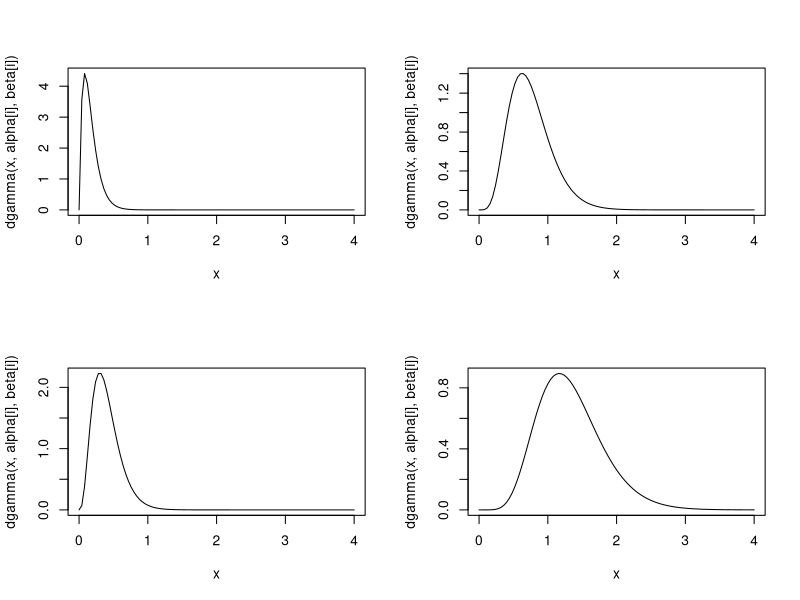
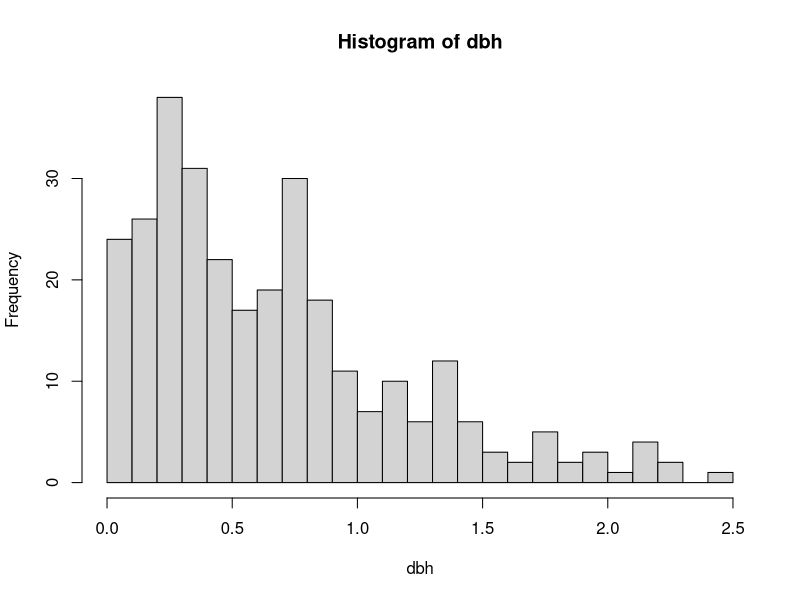
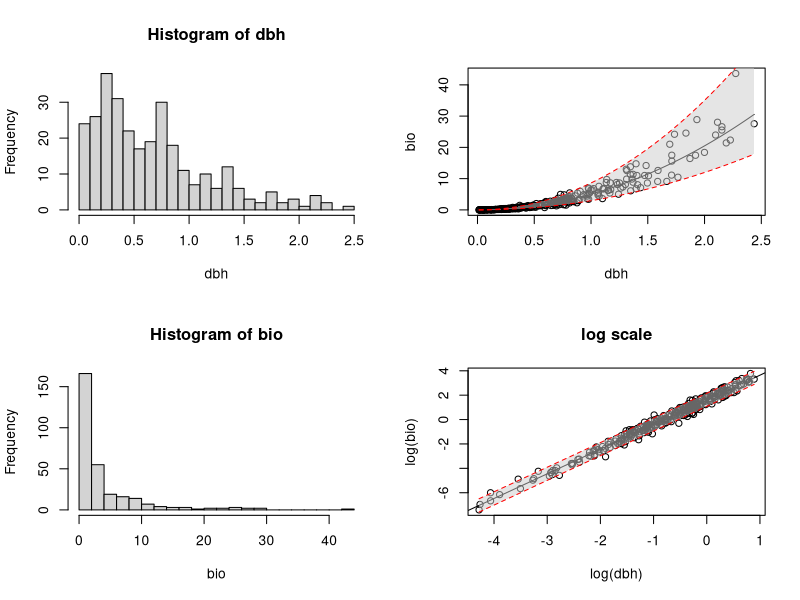
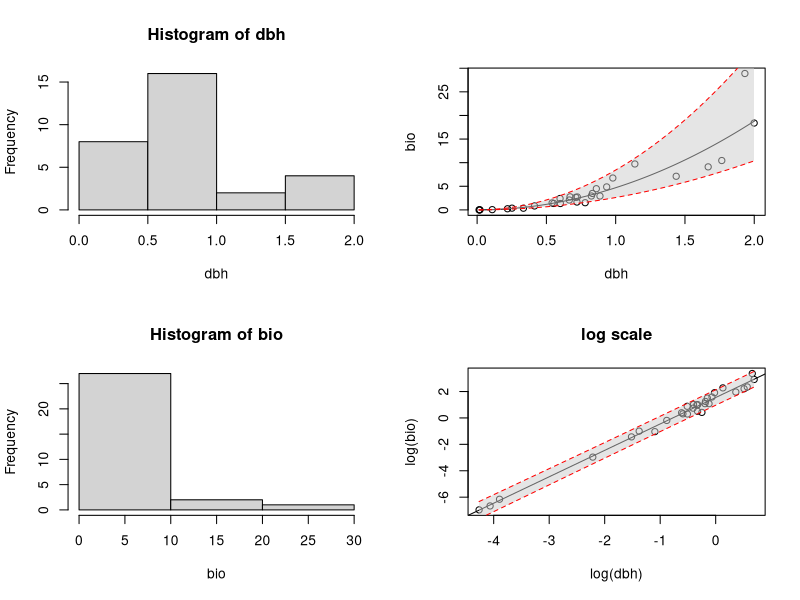
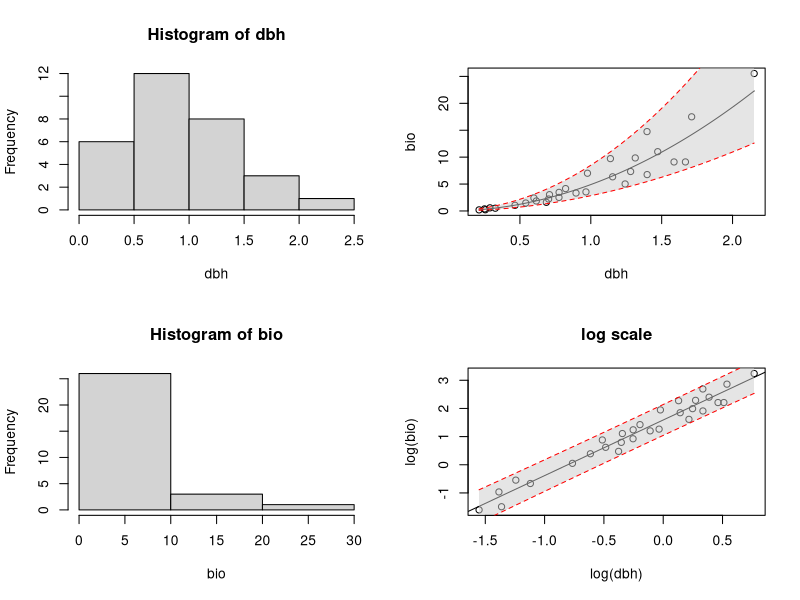
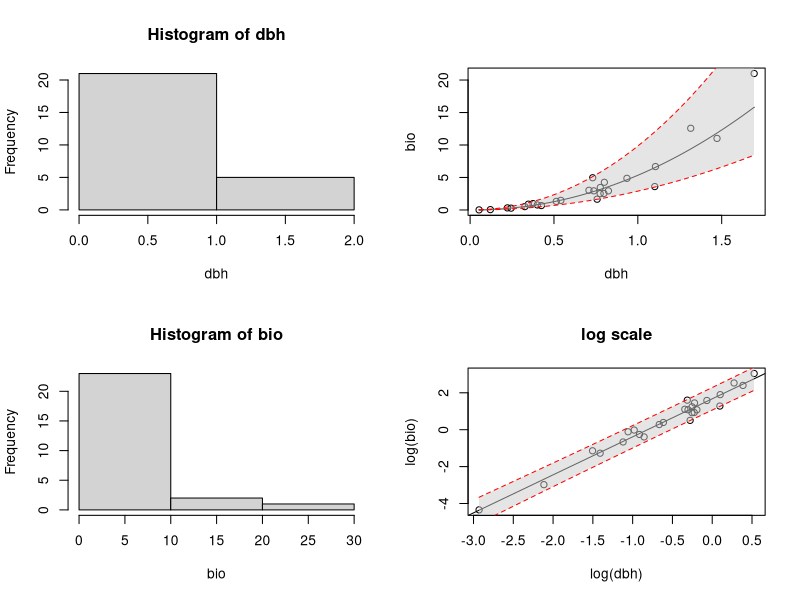
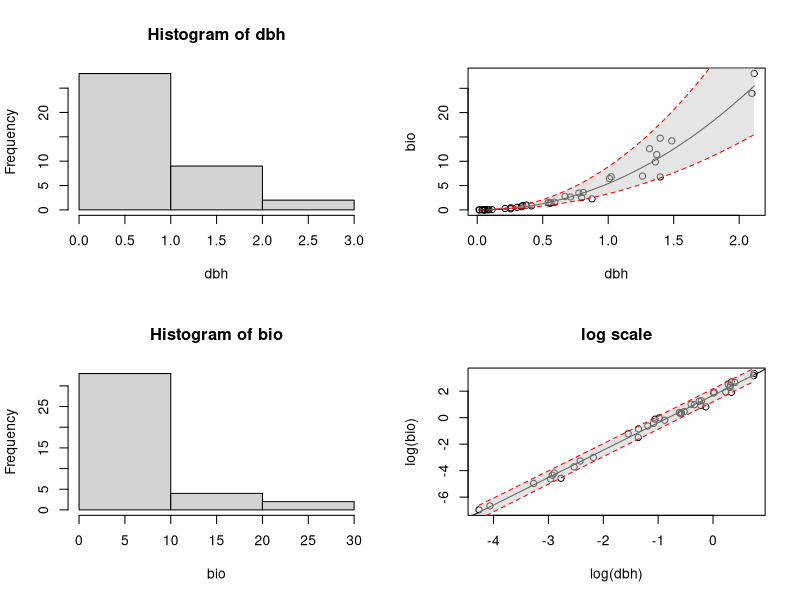
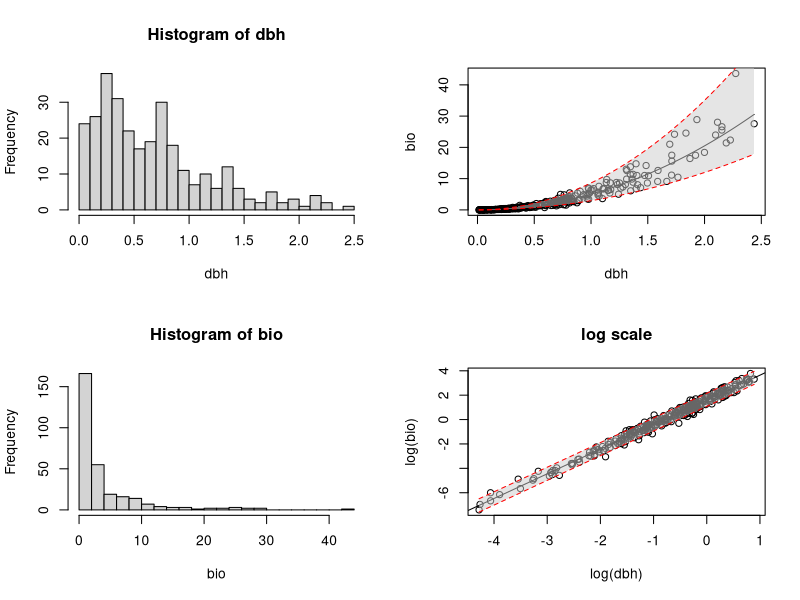

R code for these plots, in order: (Note: a time limit stopped this script after it produced the figures.)
##
## Sequential PPS sampling design simulation
##

##
## libraries and functions
##

make.gamma.mixture <- function(N, alpha, beta){
	# makes a mixture of gamma distributions given alpha and beta vectors
	n <- length(alpha)
	samp <- sample(1:n, N, replace = TRUE)    
	dbh <- sort(rgamma(N, alpha[samp], beta[samp]))
}

make.sim.biomass <- function(dbh, b0, b1, s2){
	# make a power law distribution function with exponential random normal error and restricts values less than 0
	N <- length(dbh)
	bio <- b0 * dbh ^ b1 * exp(rnorm(N, 0, s2))
	bio[bio < 0] <- min(bio)
	if(length(bio[bio < 0]) == 0){
		return(bio)
	} else{
		return(bio)
		"some values of biomass were less than 0 so were set to min(bio)"
	}
}

make.model.plot <- function(dbh, bio, file = 'pathname'){ # plot model fits and save to file using file = 'pathname'
	if(file != 'pathname'){
		pdf(file = "fullModel")
	}
	N <- length(dbh)
	layout(matrix(1:4, nrow = 2))
	hist(dbh, breaks = floor(N / 10))
	hist(bio, breaks = floor(N / 10))
	# model
	model <- lm(log(bio) ~ log(dbh))
	newdbh <- seq(min(dbh), max(dbh), length.out = N)
	preds <- predict(model, newdata = data.frame(dbh = newdbh), interval = "predict")
	
	plot(bio ~ dbh)
	curve(exp(model$coeff[1]) * x^model$coeff[2], add = TRUE)
	polygon(c(rev(newdbh), newdbh), c(rev(exp(preds[, 3])), exp(preds[, 2])), col = adjustcolor('grey80', alpha.f=0.5), border = NA)
	lines(newdbh, exp(preds[ ,3]), lty = 'dashed', col = 'red')
	lines(newdbh, exp(preds[ ,2]), lty = 'dashed', col = 'red')

	plot(log(bio) ~ log(dbh), main = 'log scale')
	abline(model)
	polygon(c(rev(log(newdbh)), log(newdbh)), c(rev(preds[, 3]), preds[, 2]), col = adjustcolor('grey80', alpha.f=0.5), border = NA)
	lines(log(newdbh), preds[ ,3], lty = 'dashed', col = 'red')
	lines(log(newdbh), preds[ ,2], lty = 'dashed', col = 'red')
	if(file != 'pathname'){
		dev.off()
	}
}

make.pi <- function(N){
	if(floor(N) < N){
		"N must be an integer"
	} else if(N < 2){
		"N must be greater than 2"
	} else if(N == 2){
		bias <- c(1 / 4, 0)
	} else {
		bias <- vector(length = N)
		for(j in 1:(N-1)){
		bias[j] <- (1 / (N * (N - 1)) * (sum(1:(N-1) * 1:(N-1) / (2:N))) + 1 /2 - (N - 1) / N) * (N - j)
		}
		bias[N] <- 0
		return(bias + 1:N / N)
	}
}

make.samp <- function(dbh, bio, n, method = 'srs'){
  N <- length(dbh)
  if(method == 'srs'){
		p <- n * rep(1 / N, N)
		samp <- sample(1:N, n, prob = p)
	}
	if(method == 'pps'){
		p <- n * dbh / sum(dbh)
		samp <- sample(1:N, n, prob = p)
	}
	if(method == 'ecdf'){
	  p <- 2 * n / N * ecdf(dbh)(dbh)
	  samp <- which(rbinom(1:N, 1, p) == 1)
	}
	if(method == 'design'){
	  p <- vector(length = N)
	  idx <- sample(1:N)
		for(k in 1:N){
      x <- dbh[idx[1:k]]
      fn <- ecdf(x)
      p[k] <- fn(x)[k]
	  }
	  p <- p * 2 * n / N # potential sample size adjustment
	  samp <- which((rbinom(N, 1, p) == 1))
	  p <- make.pi(N)
	}  
	prob <- p[samp]
	dbh.samp <- dbh[samp]
	dbh.mn <- 1 / N * sum(dbh.samp / prob)
	bio.samp <- bio[samp]
  bio.mn <- 1 / N * sum(bio.samp / prob)	
	list(dbh = dbh.samp, dbh.mn = dbh.mn, bio = bio.samp, bio.mn = bio.mn, p = p, samp = samp)
}

make.bias.est <- function(iter, dbh, bio, n, method = 'srs'){ # estimate bias in regression coefficients from sampling design
	out <- make.samp(dbh, bio, n, method)
	model <- lm(log(bio) ~ log(dbh), data = data.frame(dbh = out$dbh, bio = out$bio))
	model.wt <- lm(log(bio) ~ log(dbh), weights = out$p[out$samp], data = data.frame(dbh = out$dbh, bio = out$bio))
	newdata <- data.frame(dbh = dbh[ - out$samp])
	preds <- predict(model, newdata = newdata)
	preds.wt <- predict(model.wt, newdata = newdata)
	pred.mse <- mean((exp(preds) - bio[ - out$samp])^2)
	pred.wt.mse <- mean((exp(preds.wt) - bio[ - out$samp])^2)
	#c(summary(model)$coef[, 1], summary(model)$coef[, 2], summary(model.wt)$coef[, 1], summary(model.wt)$coef[, 2], pred.mse, pred.wt.mse)
  bias <- c(summary(model)$coef[, 1], summary(model)$coef[, 2], summary(model.wt)$coef[, 1], summary(model.wt)$coef[, 2], pred.mse, pred.wt.mse)
	names(bias) <- c('EST intercept OLS', 'EST slope OLS', 'SE intercept OLS', 'SE slope OLS', 'EST intercept WLS', 'EST slope WLS', 'SE intercept WLS', 'SE slope WLS', 'MSPE OLS', 'MSPE WLS')
	return(bias)
}

##
## Simulate dbh
##

N <- 300 # finite population size
n <- 30 # expected sample size

##
## Start with a population that is a mixture of Gamma Distributions
##

alpha <- c(2, 4, 6, 8) # gamma mixture parameter
beta <- c(12, 10, 8, 6) # gamma mixture parameter

dbh <- make.gamma.mixture(N, alpha, beta)

##
## Plot DBH
##

layout(matrix(1:4, 2, 2))
for(i in 1:4){ # plot the four distibutions to mix
	curve(dgamma(x, alpha[i], beta[i]), from = 0, to = 4)
}

par(mfrow = c(1, 1))
#pdf(file = 'dbh1.pdf')
hist(dbh, breaks = 20)
#dev.off()

## 
## True mean and variance for DBH
##

dbh.mn <- mean(dbh)
dbh.var <- var(dbh)

##
## Simulate Biomass
##

b0 <- 5
b1 <- 2
s2 <- 1/4

bio <- make.sim.biomass(dbh, b0, b1, s2)
bio.mn <- mean(bio)
bio.var <- var(bio)

##
## Plot Data
##

#make.model.plot(dbh, bio, file = "fullModel.pdf")
make.model.plot(dbh, bio)

##
## SRS sampling
##

out.srs <- make.samp(dbh, bio, n, method = 'srs')
dbh.mn - out.srs$dbh.mn
bio.mn - out.srs$bio.mn

##
## Plot relationship for SRS sample
##

make.model.plot(out.srs$dbh, out.srs$bio)

##
## Estimate Bias from SRS sampling
##

bias.srs <- sapply(1:1000, make.bias.est, dbh = dbh, bio = bio, n = n, method = 'srs')
idx.mn <- c(1:2, 5:6)
idx.var <- c(3:4, 7:8)
idx.mspe <- 9:10
apply(bias.srs[idx.mn,], 1, mean) - rep(c(log(b0), b1), 2) # seems to be unbiasedly estimating the regression parameters
## variance of the means - mean of the variances
apply(bias.srs[idx.mn, ], 1, var) - apply(bias.srs[idx.var, ], 1, mean) # variance of estimator vs estimated variance for regression parameters seems to be unbiased
# mean MSPE
apply(bias.srs[idx.mspe, ], 1, mean) 

##
## True PPS sampling design
##

#out.pps <- make.pps.samp(dbh, bio, n)
out.pps <- make.samp(dbh, bio, n, method = 'pps')
dbh.mn - out.pps$dbh.mn
bio.mn - out.pps$bio.mn

##
## Plot relationship for PPS sample
##

make.model.plot(out.pps$dbh, out.pps$bio)

##
## Estimate Bias from pps sampling
##

bias.pps <- sapply(1:1000, make.bias.est, dbh = dbh, bio = bio, n = n, method = 'pps')
apply(bias.pps[idx.mn,], 1, mean) - rep(c(log(b0), b1), 2) # seems to be unbiasedly estimating the regression parameters
## variance of the means - mean of the variances
apply(bias.pps[idx.mn, ], 1, var) - apply(bias.pps[idx.var, ], 1, mean) # variance of estimator vs estimated variance for regression parameters seems to be unbiased
# mean MSPE
apply(bias.pps[idx.mspe, ], 1, mean) 

##
## ecdf sampling design
##

#out.ecdf <- make.ecdf.samp(dbh, bio, n)
out.ecdf <- make.samp(dbh, bio, n, method = "ecdf")
dbh.mn - out.ecdf$dbh.mn
bio.mn - out.ecdf$bio.mn

##
## Plot relationship for ecdf sample
##

make.model.plot(out.ecdf$dbh, out.ecdf$bio)

##
## Estimate Bias from ecdf sampling
##

bias.ecdf <- sapply(1:1000, make.bias.est, dbh = dbh, bio = bio, n = n, method = 'ecdf')
apply(bias.ecdf[idx.mn,], 1, mean) - rep(c(log(b0), b1), 2) # seems to be unbiasedly estimating the regression parameters
## variance of the means - mean of the variances
apply(bias.ecdf[idx.mn, ], 1, var) - apply(bias.ecdf[idx.var, ], 1, mean) # variance of estimator vs estimated variance for regression parameters seems to be unbiased
# mean MSPE
apply(bias.ecdf[idx.mspe, ], 1, mean) # seems to be similar to pps (at least for this particular finite population)

##
## Sequential ecdf design
##

##
## Sample the first element (x1) with probability 1
## Sample the second element (x2) with probability 1 if x2 > x1
##                                                 1/2 if x2 <= x1  
##
## Sample the third element (x3) with probability 1 if x3 > x1 & x2
##                                                2/3 if x3 > x1 & x3 < x2 
##                                                2/3 if x3 > x2 & x3 < x1
##                                                1/3 if x3 < x1 & x2
##
## And so on
##

##
## Testing the behavior of the probability of being sampled pi_i for one population
##

#out.design <- make.design.samp(dbh, bio, n)
out.design <- make.samp(dbh, bio, n, method = "design")
make.model.plot(out.design$dbh, out.design$bio)
make.model.plot(dbh, bio)

bias.design <- sapply(1:1000, make.bias.est, dbh = dbh, bio = bio, n = n, method = 'design')
apply(bias.design[idx.mn,], 1, mean) - rep(c(log(b0), b1), 2) # seems to be unbiasedly estimating the regression parameters
## variance of the means - mean of the variances
apply(bias.design[idx.mn, ], 1, var) - apply(bias.design[idx.var, ], 1, mean) # variance of estimator vs estimated variance for regression parameters seems to be unbiased
# mean MSPE
apply(bias.design[idx.mspe, ], 1, mean) # seems to be similar to pps (at least for this particular finite population)

apply(bias.srs[idx.mspe, ], 1, mean)
apply(bias.pps[idx.mspe, ], 1, mean)
apply(bias.ecdf[idx.mspe, ], 1, mean)
apply(bias.design[idx.mspe, ], 1, mean)



##
## Older code
##

#make.pps.samp <- function(dbh, bio, n){ # sample dbh and bio using pps on dbh
#	N <- length(dbh)
#	p <- dbh / sum(dbh)
#	samp <- sample(1:N, n, prob = p)
#	prob <- p[samp]
	#dbh.pps.mn <- 1 / N * sum(1 / n * dbh[samp] / p[samp])
#	dbh.pps <- dbh[samp]
#	dbh.mn <- 1 / N * sum(dbh.pps / (n * prob))
#	dbh.mn
	#delta.kl <- 1 - 
	#dbh.pps.var <- 
	#bio.pps.mn <- 1 / N * sum(1 / n * bio[samp] / p[samp])	
#	bio.pps <- bio[samp]
#	bio.mn <- 1 / N * sum(bio.pps / (n * prob))
	#bio.pps.var <- 
#	list(dbh = dbh.pps, dbh.mn = dbh.mn, bio = bio.pps, bio.mn = bio.mn, p = p, samp = samp)
	#list(dbh.pps = dbh, dbh.mn = dbh.mn, dbh.var = dbh.var, bio = bio, bio.mn = bio.mn, bio.var = bio.var)
#}

# add MSPE for total biomass
#make.bias.pps.est <- function(iter, dbh, bio, n){ # estimate bias in regression coefficients from pps sampling
#	out <- make.pps.samp(dbh, bio, n)
#	model <- lm(log(bio) ~ log(dbh), data = out)
#	model.wt <- lm(log(bio) ~ log(dbh), weights = out$p[out$samp], data = out)
#	newdata <- data.frame(dbh = dbh[ - out$samp])
#	preds <- predict(model, newdata = newdata)
#	preds.wt <- predict(model.wt, newdata = newdata)
#	pred.mse <- mean((exp(preds) - bio[ - out$samp])^2)
#	pred.wt.mse <- mean((exp(preds.wt) - bio[ - out$samp])^2)
#	#list(coef = model$coef, coef.wt = model.wt$coef, pred.mse = pred.mse, pred.wt.mse = pred.wt.mse)
#	c(summary(model)$coef[, 1], summary(model)$coef[, 2], summary(model.wt)$coef[, 1], summary(model.wt)$coef[, 2], pred.mse, pred.wt.mse)
#}


#make.ecdf.samp <- function(dbh, bio, n){ # sample dbh and bio using pps on dbh
#	N <- length(dbh)
#	p <- 2 * n / N * ecdf(dbh)(dbh)
#	samples <- rbinom(1:N, 1, p)
#	samp <- which(samples == 1)
#	prob <- p[samp]
#	dbh.ecdf <- dbh[samp]
#	dbh.mn <- 1 / N * sum(dbh.ecdf / prob)
	#delta.kl <- 1 - 
	#dbh.pps.var <- 
	#bio.pps.mn <- 1 / N * sum(1 / n * bio[samp] / p[samp])	
#	bio.ecdf <- bio[samp]
#	bio.mn <- 1 / N * sum(bio.ecdf / prob)
	#bio.pps.var <- 
#	list(dbh = dbh.ecdf, dbh.mn = dbh.mn, bio = bio.ecdf, bio.mn = bio.mn, p = p, samp = samp)
#}

# add MSPE for total biomass
#make.bias.ecdf.est <- function(iter, dbh, bio, n){ # estimate bias in regression coefficients from pps sampling
#	out <- make.pps.samp(dbh, bio, n)
#	model <- lm(log(bio) ~ log(dbh), data = out)
#	model.wt <- lm(log(bio) ~ log(dbh), weights = out$p[out$samp], data = out)
#	newdata <- data.frame(dbh = dbh[ - out$samp])
#	preds <- predict(model, newdata = newdata)
#	preds.wt <- predict(model.wt, newdata = newdata)
#	pred.mse <- mean((exp(preds) - bio[ - out$samp])^2)
#	pred.wt.mse <- mean((exp(preds.wt) - bio[ - out$samp])^2)
	#list(coef = model$coef, coef.wt = model.wt$coef, pred.mse = pred.mse, pred.wt.mse = pred.wt.mse)
	#list(coef = model$coef, coef.wt = model.wt$coef)
#	c(summary(model)$coef[, 1], summary(model)$coef[, 2], summary(model.wt)$coef[, 1], summary(model.wt)$coef[, 2], pred.mse, pred.wt.mse)
#}

#make.design.samp <- function(dbh, bio, n){ # sample according to the proposed design
#	N <- length(dbh)
#	p <- vector(length = N)
#	for(k in 1:N){
#		x <- dbh[1:k]
#		fn <- ecdf(x)
#		p[k] <- fn(x)[k]
#	}
#	p <- p * 2 * n / N # potential sample size adjustment
#	samp <- which(rbinom(N, 1, p) == 1)
#	pi <- (make.pi(N) + 1:N/N)#[samples == 1]
#	pi.samp <- pi[samp]
#	dbh.design <- dbh[samp]
#	dbh.mn <- 1 / N * sum(dbh.design / pi.samp)
#	bio.design <- bio[samp]
#	bio.mn <- 1 / N * sum(bio.design / pi.samp)
#	list(dbh = dbh.design, dbh.mn = dbh.mn, bio = bio.design, bio.mn = bio.mn, p = pi, samp = samp)
#}

# add MSPE for total biomass
#make.bias.design.est <- function(iter, dbh, bio, n){ # estimate bias in regression coefficients from pps sampling
#	out <- make.design.samp(dbh, bio, n)
#	model <- lm(log(bio) ~ log(dbh), data = data.frame(dbh = out$dbh, bio = out$bio))
#	model.wt <- lm(log(bio) ~ log(dbh), weights = out$p[out$samp], data = data.frame(dbh = out$dbh, bio = out$bio))
#	newdata <- data.frame(dbh = dbh[ - out$samp])
#	preds <- predict(model, newdata = newdata)
#	preds.wt <- predict(model.wt, newdata = newdata)
#	pred.mse <- mean((exp(preds) - bio[ - out$samp])^2)
#	pred.wt.mse <- mean((exp(preds.wt) - bio[ - out$samp])^2)
#	c(summary(model)$coef[, 1], summary(model)$coef[, 2], summary(model.wt)$coef[, 1], summary(model.wt)$coef[, 2], pred.mse, pred.wt.mse)
	#list(coef = model$coef, coef.wt = model.wt$coef, pred.mse = pred.mse, pred.wt.mse = pred.wt.mse)
	#list(coef = model$coef, coef.wt = model.wt$coef)
	#c(summary(model)$coef[, 1], summary(model)$coef[, 2], summary(model.wt)$coef[, 1], summary(model.wt)$coef[, 2], pred.mse, pred.wt.mse)
#}

##
## Informative sampling test idea
##
model.no.informative <- lm(log(bio.pps) ~ log(dbh.pps))
model.informative <- lm(log(bio.pps) ~ log(dbh.pps) + 1 / fn(dbh.pps) + log(dbh.pps) * 1 / fn(dbh.pps))
anova(model.no.informative, model.informative)
